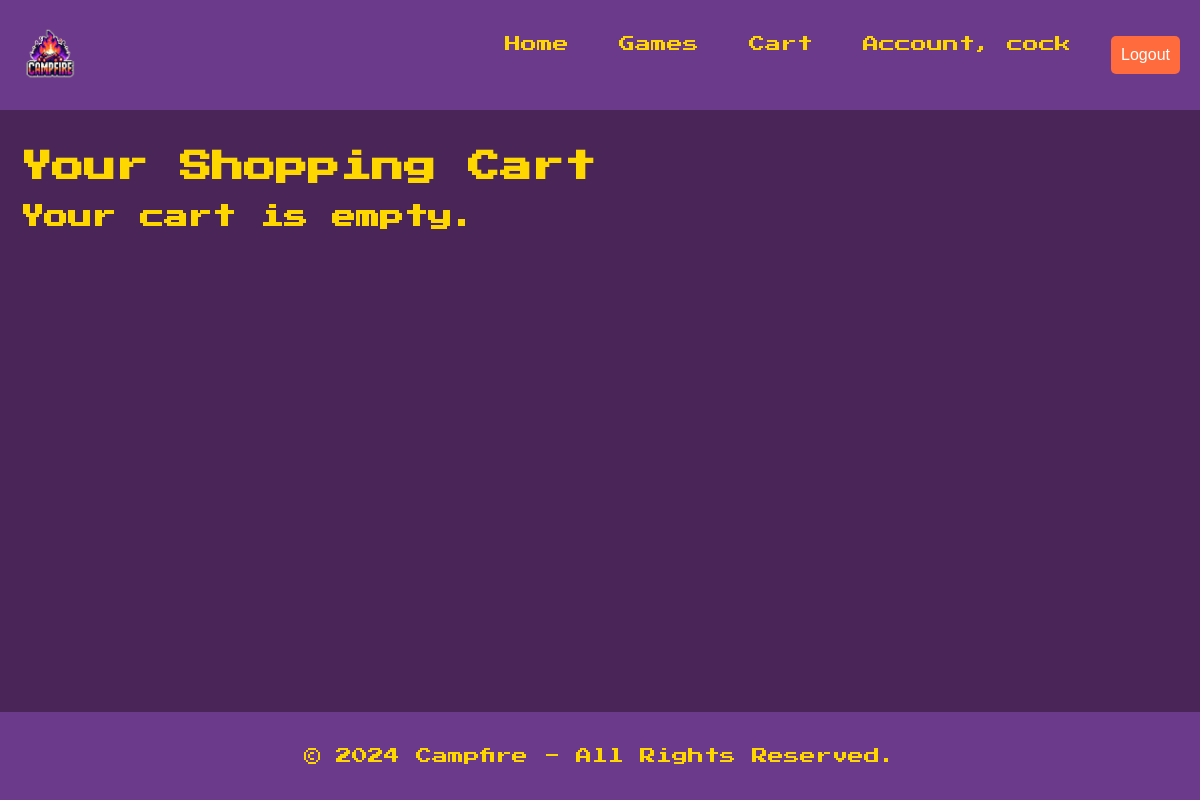
The page /cart/ (signed in) on the database as committed earlier.
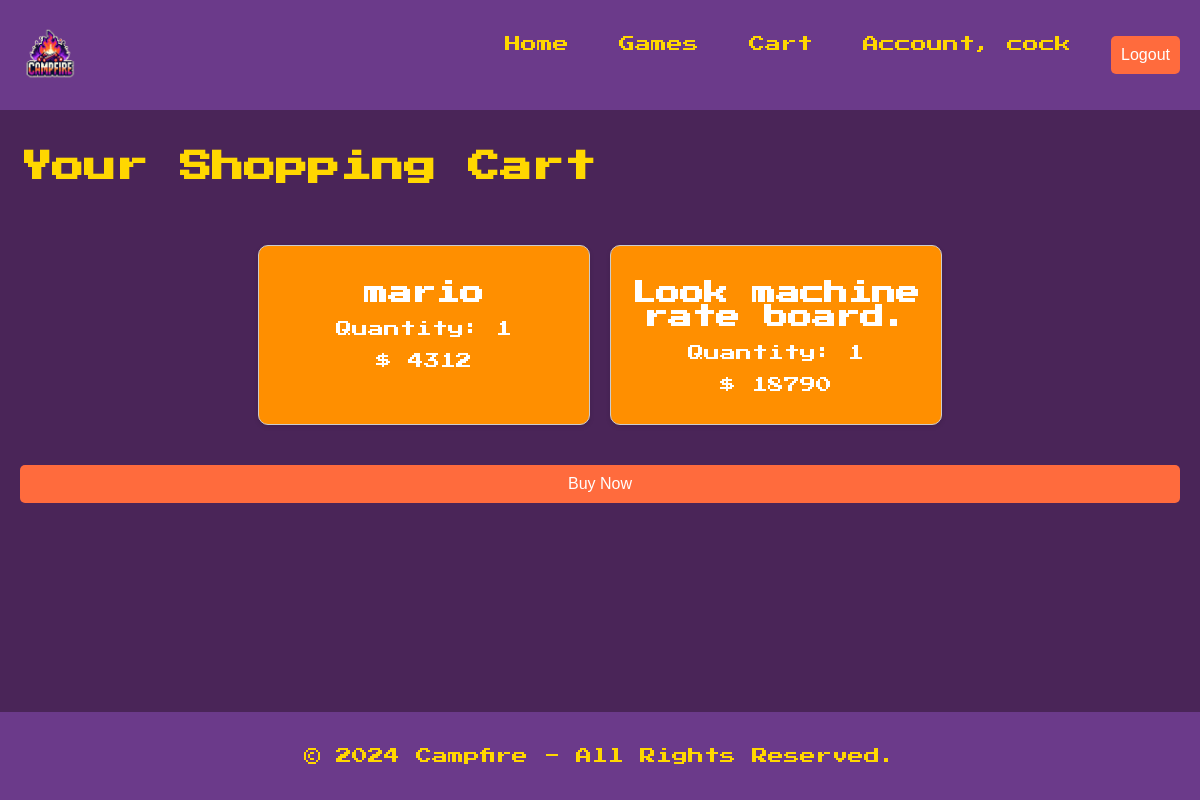
The same page on the database as committed later.
### shop/models.py (models this page shows, shortened)
class CartItem(models.Model):
    shopping_cart = models.ForeignKey(
        ShoppingCart, on_delete=models.CASCADE, related_name='cart_items')
    game = models.ForeignKey(
        Game, on_delete=models.CASCADE, related_name='cart_items')
    quantity = models.PositiveIntegerField(default=1)

class Game(models.Model):
    title = models.CharField(max_length=255)
    author = models.CharField(max_length=255)
    price = models.IntegerField()
    description = models.TextField()

### shop/views.py (the view, shortened to what this page needs)
# urls.py: path('cart/', Cart.as_view(), name='cart'),
class Cart(LoginRequiredMixin, View):
    template_name = "cart.html"
    def get(self, request):
        shopping_cart, created = ShoppingCart.objects.get_or_create(
            user=request.user)
        cart_items = shopping_cart.cart_items.all()
        return render(request, self.template_name, {'cart_items': cart_items})

### shop/templates/cart.html (shortened to what this page needs)
{% extends 'base.html' %}
{% block content %}
<h1>Your Shopping Cart</h1>
{% if cart_items %}
<form action="{% url 'cart' %}" method="post">
  <div class="games-container">
    <div class="games-grid">
      {% for item in cart_items %}
      <div class="game-card">
        <div class="game-info">
          <h2>{{ item.game.title }}</h2>
          <p>Quantity: {{ item.quantity }}</p>
          <p>$ {{ item.game.price }}</p>
        </div>
      </div>
      {% endfor %}
    </div>
  </div>
  <button type="submit" class="btn buy-btn">Buy Now</button>
</form>
{% else %}
<h2>Your cart is empty.</h2>
{% endif %}
{% endblock %}

Rows that differ between the two databases and show on the page:
added CartItem: game "mario", quantity "1", game.price "4312"
added CartItem: game "Look machine rate board.", quantity "1", game.price "18790"
Other text that changed with them:
text no longer shown: "Your cart is empty."
text now shown: "Buy Now"
